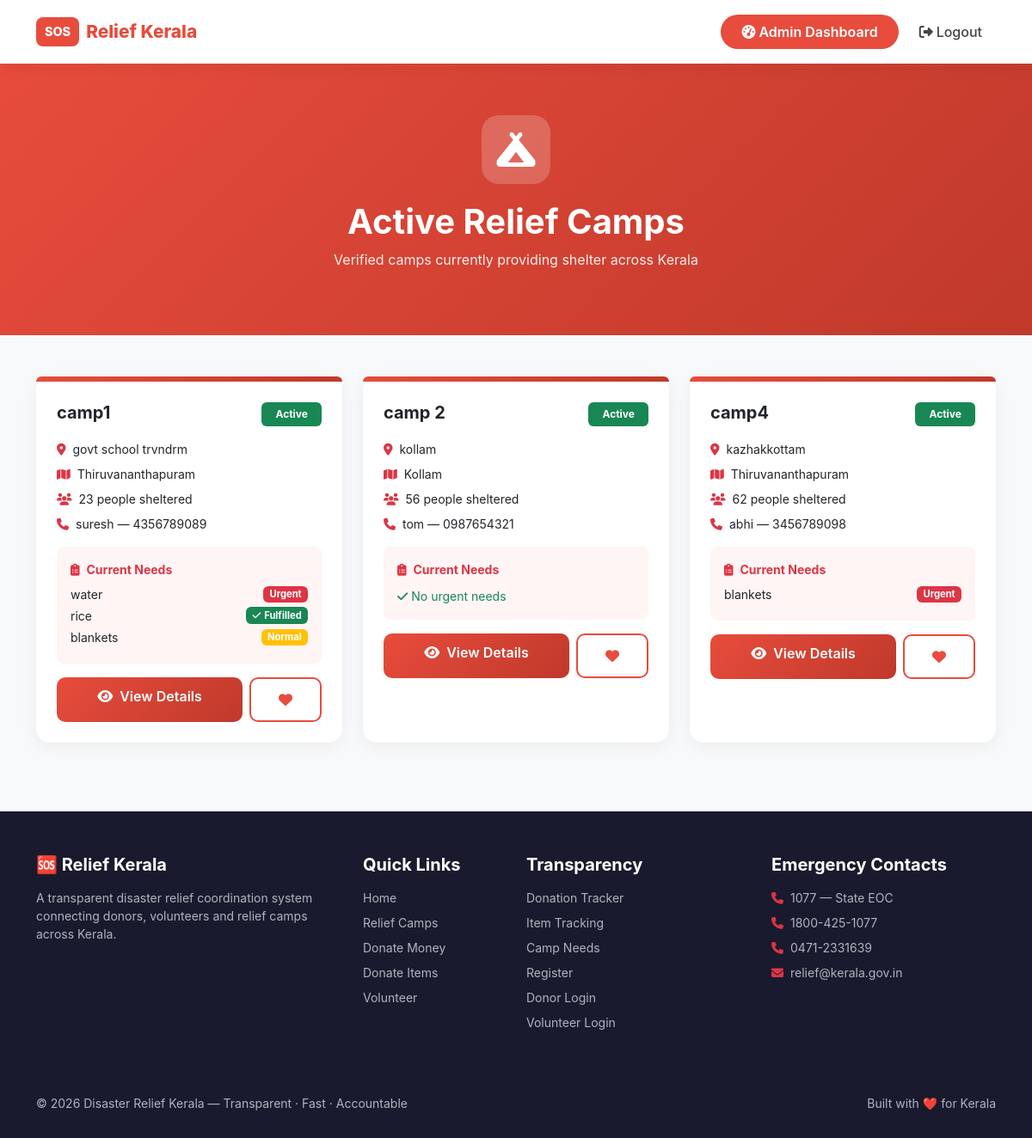
Screenshot of /camps/ (signed in) with the database file from the repository.
### camps/models.py (models this page shows, shortened)
class Camp(models.Model):
    STATUS_CHOICES = [
        ('pending',  'Pending'),
        ('verified', 'Verified'),
        ('approved', 'Approved'),
    ]
    name           = models.CharField(max_length=200)
    location       = models.CharField(max_length=300)
    district       = models.CharField(max_length=100, choices=KERALA_DISTRICTS, default='Kozhikode')
    people_count   = models.PositiveIntegerField(default=0)
    contact_person = models.CharField(max_length=100)
    contact_phone  = models.CharField(max_length=10)
    status         = models.CharField(max_length=20, choices=STATUS_CHOICES, default='pending')
    created_by = models.ForeignKey(
        settings.AUTH_USER_MODEL,
        on_delete=models.SET_NULL,
        null=True, blank=True,
        related_name='created_camps'
    )
    panchayath = models.ForeignKey(
        'accounts.CustomUser',
        on_delete=models.SET_NULL,
        null=True, blank=True,
        limit_choices_to={'role': 'panchayath_staff'},
        related_name='managed_camps',
        help_text='Panchayath officer responsible for verifying needs at this camp',
    )
    is_active  = models.BooleanField(default=True)
    created_at = models.DateTimeField(auto_now_add=True)
    updated_at = models.DateTimeField(auto_now=True)

class Need(models.Model):
    PRIORITY_CHOICES = [
        ('urgent', 'Urgent'),
        ('normal', 'Normal'),
        ('low',    'Low'),
    ]
    STATUS_CHOICES = [
        ('pending',  'Pending Panchayath Verification'),
        ('verified', 'Verified'),
        ('rejected', 'Rejected'),
    ]
    camp                      = models.ForeignKey(Camp, on_delete=models.CASCADE, related_name='needs')
    status                    = models.CharField(max_length=20, choices=STATUS_CHOICES, default='verified')
    verified_by_panchayath    = models.BooleanField(default=False)
    verified_by_field_officer = models.BooleanField(default=False)
    item                      = models.CharField(max_length=200)
    quantity_needed           = models.PositiveIntegerField()
    quantity_received         = models.PositiveIntegerField(default=0)
    unit                      = models.CharField(max_length=50, default='units')
    priority                  = models.CharField(max_length=10, choices=PRIORITY_CHOICES, default='normal')
    is_fulfilled              = models.BooleanField(default=False)

### camps/views.py (the view)
# urls.py: path('', views.camp_list, name='camp_list'),
def camp_list(request):
    district = request.GET.get('district', '')
    camps = Camp.objects.filter(is_active=True, status='approved')
    if district:
        camps = camps.filter(district=district)
    from .models import KERALA_DISTRICTS
    return render(request, 'camps/camp_list.html', {
        'camps': camps,
        'districts': KERALA_DISTRICTS,
        'selected_district': district,
    })

### templates/camps/camp_list.html (shortened to what this page needs)
{% extends 'base.html' %}
{% block content %}
<div style="background:linear-gradient(135deg,#e74c3c,#c0392b);padding:60px 0">
  <div class="container text-center text-white">
    <div style="background:rgba(255,255,255,0.2);width:80px;height:80px;border-radius:20px;display:flex;align-items:center;justify-content:center;margin:0 auto 20px">
      <i class="fas fa-campground" style="font-size:2.5rem"></i>
    </div>
    <h1 class="fw-bold">Active Relief Camps</h1>
    <p style="opacity:0.9">Verified camps currently providing shelter across Kerala</p>
  </div>
</div>
<div class="container mt-5 mb-5">
  <div class="row g-4">
    {% for camp in camps %}
    <div class="col-md-4">
      <div class="card h-100">
        <div style="background:linear-gradient(135deg,#e74c3c,#c0392b);height:6px;border-radius:16px 16px 0 0"></div>
        <div class="p-4">
          <div class="d-flex justify-content-between align-items-start mb-3">
            <h5 class="fw-bold mb-0">{{ camp.name }}</h5>
            <span class="badge bg-success px-3 py-2">Active</span>
          </div>
          <div class="mb-3">
            <p class="mb-2 small">
              <i class="fas fa-map-marker-alt me-2 text-danger"></i>{{ camp.location }}
            </p>
            <p class="mb-2 small">
              <i class="fas fa-map me-2 text-danger"></i>{{ camp.district }}
            </p>
            <p class="mb-2 small">
              <i class="fas fa-users me-2 text-danger"></i>{{ camp.people_count }} people sheltered
            </p>
            <p class="mb-0 small">
              <i class="fas fa-phone me-2 text-danger"></i>{{ camp.contact_person }} — {{ camp.contact_phone }}
            </p>
          </div>
          {% with urgent=camp.needs.filter %}
          <div class="p-3 rounded-3 mb-3" style="background:#fff5f5">
            <p class="small fw-bold mb-2 text-danger">
              <i class="fas fa-clipboard-list me-2"></i>Current Needs
            </p>
            {% for need in camp.needs.all|slice:":3" %}
            <div class="d-flex justify-content-between align-items-center mb-1">
              <small>{{ need.item }}</small>
              {% if need.is_fulfilled %}
                <span class="badge bg-success" style="font-size:0.7rem">
                  <i class="fas fa-check me-1"></i>Fulfilled
                </span>
              {% else %}
                <span class="badge {% if need.priority == 'urgent' %}bg-danger{% elif need.priority == 'normal' %}bg-warning{% else %}bg-success{% endif %}" style="font-size:0.7rem">
                  {{ need.get_priority_display }}
                </span>
              {% endif %}
            </div>
            {% empty %}
            <small class="text-success"><i class="fas fa-check me-1"></i>No urgent needs</small>
            {% endfor %}
          </div>
          {% endwith %}
          <div class="d-flex gap-2">
            <a href="{% url 'camp_detail' camp.pk %}" class="btn btn-donate flex-grow-1">
              <i class="fas fa-eye me-2"></i>View Details
            </a>
            <a href="{% url 'money_donate' %}" class="btn btn-outline-red">
              <i class="fas fa-heart"></i>
            </a>
          </div>
        </div>
      </div>
    </div>
    {% endfor %}
  </div>
</div>
{% endblock %}

### templates/base.html (style rules this page uses)
* { font-family: -apple-system, BlinkMacSystemFont, 'Segoe UI', Roboto, sans-serif; }
body { background: #f8f9fa; }
.btn-outline-red { border: 2px solid #e74c3c; color: #e74c3c; border-radius: 10px; padding: 12px 32px; font-weight: 600; background: transparent; transition: all 0.3s; }
.card { border: none !important; border-radius: 16px !important; box-shadow: 0 4px 20px rgba(0,0,0,0.06) !important; transition: transform 0.3s, box-shadow 0.3s; }
.btn-donate { background: linear-gradient(135deg, #e74c3c, #c0392b); color: white !important; border: none; border-radius: 10px; padding: 10px 24px; font-weight: 600; transition: all 0.3s; }

### rows the page displays
Camp: name "camp1", location "govt school trvndrm", district "Thiruvananthapuram", people_count "23", contact_person "suresh", contact_phone "4356789089"
Need: item "water", priority "Urgent"
Need: item "rice", is_fulfilled True (drawn)
Need: item "blankets", priority "Normal"
Camp: name "camp 2", location "kollam", district "Kollam", people_count "56", contact_person "tom", contact_phone "0987654321"
Camp: name "camp4", location "kazhakkottam", district "Thiruvananthapuram", people_count "62", contact_person "abhi", contact_phone "3456789098"
Need: item "blankets", priority "Urgent"
